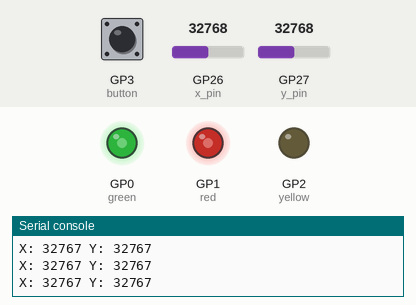
This program was run on a simulated Raspberry Pi Pico running MicroPython. On the bench: output pins drawn as LEDs (lit = HIGH), the last lines printed to the serial console. Inputs (shaded band) come from the test bench; at power-on: GP26 (x_pin) = 32768, GP27 (y_pin) = 32768, GP3 (button) HIGH (analog values on the 0–65535 scale).

Above: at 1.2 s.
1.3 s: GP26 (x_pin) set to 45874
At 2.0 s:
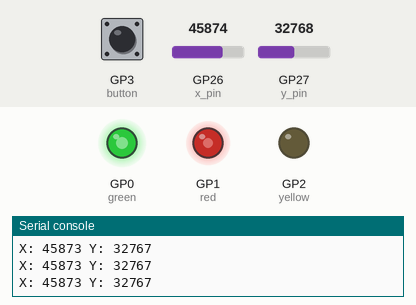
2.8 s: GP27 (y_pin) set to 45874
At 3.4 s:
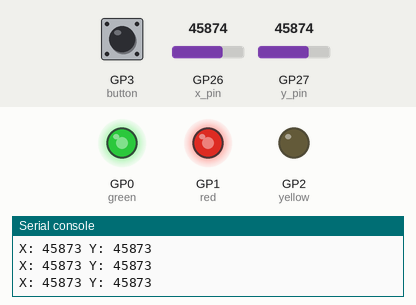
4.3 s: GP3 (button) pulled LOW for 0.15 s
At 4.41 s:
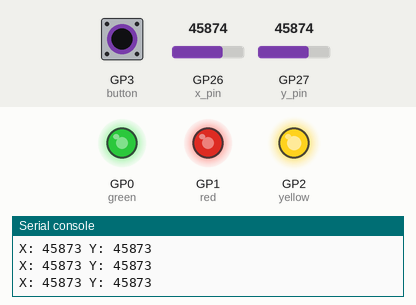
6.0 s: GP26 (x_pin) set to 57670
At 7.2 s:
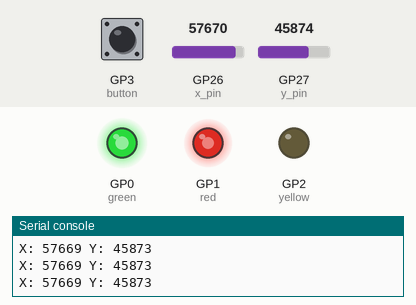
7.5 s: GP27 (y_pin) set to 57670
At 8.7 s:
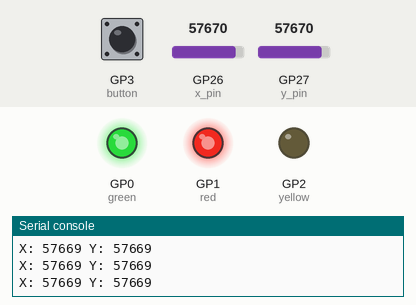
9.0 s: GP3 (button) pulled LOW for 1 s
At 9.8 s:
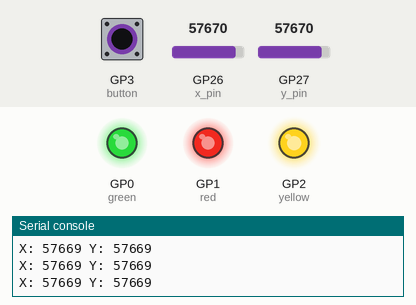
Timing chart, 0 to 12.0 s (numbered marks = the images above; inputs shaded):
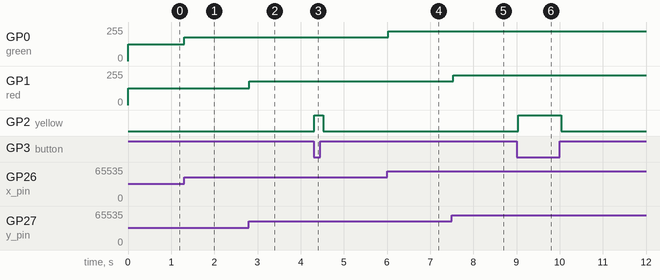

Measured:
- after the input at 1.3 s, GP0 (green): 127/255 → 178/255 at once
- after the input at 2.8 s, GP1 (red): 127/255 → 178/255 at once
- after the input at 4.3 s, GP2 (yellow): LOW → HIGH at once, → LOW 0.20 s later
- after the input at 6.0 s, GP0 (green): 178/255 → 224/255 at once
- after the input at 7.5 s, GP1 (red): 178/255 → 224/255 at once
- after the input at 9.0 s, GP2 (yellow): LOW → HIGH at once, → LOW 1.0 s later

The program:

adc.py
```python
from machine import ADC, PWM, Pin
from utime import sleep_ms

green = PWM(Pin(0))
red = PWM(Pin(1))
yellow = Pin(2, Pin.OUT)
x_pin = ADC(26)
y_pin = ADC(27)
button = Pin(3, Pin.IN, Pin.PULL_UP)

while True:
    x = x_pin.read_u16()
    y = y_pin.read_u16()
    x = x - 1
    y = y - 1
    green.duty_u16(x)
    red.duty_u16(y)
    yellow.value(not button.value())
    print(f"X: {x} Y: {y}")
    sleep_ms(100)
```
